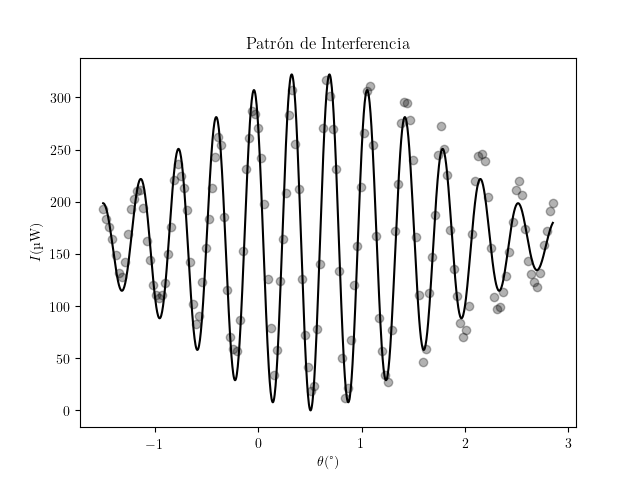

Write the Python code that produced this figure.
import numpy as np
import matplotlib.pyplot as plt
from scipy.optimize import curve_fit

plt.rc("text", usetex = True)
plt.rc("text.latex", preamble = r"\usepackage[utf8]{inputenc} \usepackage{siunitx} \usepackage[version = 4]{mhchem} \usepackage{physics}")
plt.rc("font", **{"family": "serif", "serif": ["Computer Modern"]})

def I(angle, offset, I_0, w, q):
	theta = angle-offset
	return I_0*(1 + np.exp(-2*theta*theta/w)*np.cos(2*q*theta + np.pi))/2

data = np.genfromtxt("interferencia.txt", usecols = (0, 1), encoding = "latin-1")

angles = np.linspace(np.min(data[:,0]),np.max(data[:,0]),1000)
popt, pcov = curve_fit(I, data[:,0], data[:,1], p0 = [0.53, np.max(data[:,1]), 8, 8.7])

fig, ax = plt.subplots()
ax.scatter(data[:,0], data[:,1], c = "k", alpha = 0.3)
ax.plot(angles, I(angles, *popt), c = "k")
ax.set_xlabel(r"$\theta(\si{\degree})$")
ax.set_ylabel(r"$I(\si{\micro\watt})$")
ax.set_title(r"Patr\'on de Interferencia")
fig.savefig("interferencia_2.png")
plt.close(fig)
